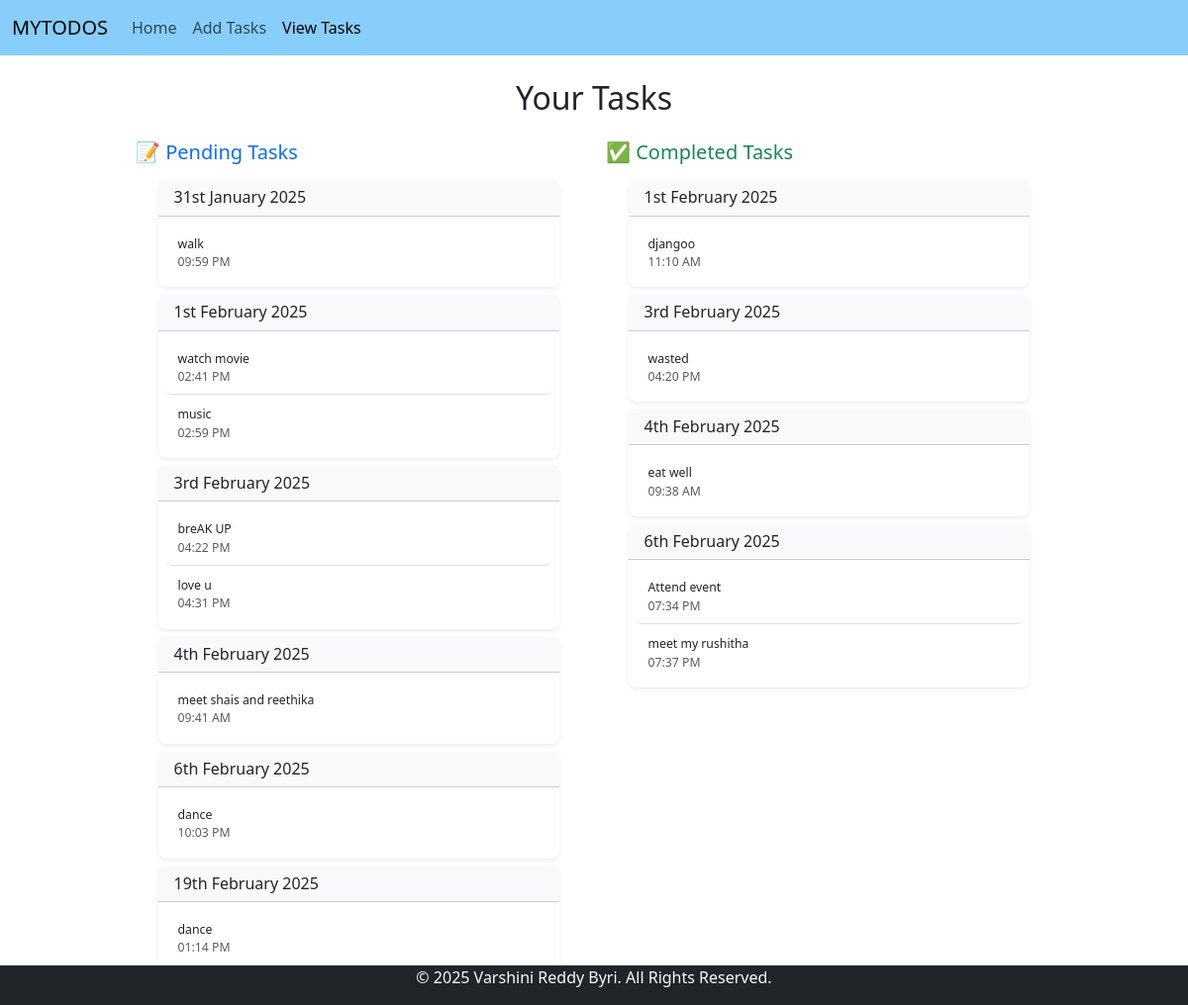
Screenshot of /viewtask/ with the database file from the repository.
### home/models.py (models this page shows, shortened)
class Task(models.Model):
    taskTitle = models.CharField(max_length=50)
    time = models.DateTimeField(auto_now_add=True)
    status = models.CharField(max_length=20, choices=[('pending', 'Pending'), ('completed', 'Completed')], default='pending')

### home/views.py (the view)
# urls.py: path('viewtask/',views.viewtask,name="viewtask"),
def viewtask(request):
    alltasks = Task.objects.all()
    pending_tasks = Task.objects.filter(status='pending').order_by('time')
    completed_tasks = Task.objects.filter(status='completed').order_by('time')
    context = {
        'tasks': alltasks,
        'pending_tasks': pending_tasks,
        'completed_tasks': completed_tasks
    }
    return render(request, 'viewtasks.html', context)

### templates/viewtasks.html (shortened to what this page needs)
{% extends "base.html" %}
{% block viewactive %}active{% endblock viewactive %}
{% block body %}
<div class="container py-4">
    <h2 class="mb-4 text-center">Your Tasks</h2>
    <div class="row justify-content-center">
        <div class="col-md-5">
            <h5 class="mb-3 text-primary">📝 Pending Tasks</h5>
            {% regroup pending_tasks by time|date:"jS F Y" as pending_task_groups %}
            {% for group in pending_task_groups %}
                <div class="card mb-2 shadow-sm task-card">
                    <div class="card-header bg-light">
                        <h6 class="card-title mb-0">{{ group.grouper }}</h6>
                    </div>
                    <div class="card-body p-2">
                        <ul class="list-group list-group-flush">
                            {% for task in group.list %}
                            <li class="list-group-item d-flex justify-content-between align-items-center task-item">
                                <div>
                                    <span class="task-text small">{{ task.taskTitle }}</span>
                                    <small class="text-muted d-block">{{ task.time|date:"h:i A" }}</small>
                                </div>
                            </li>
                            {% endfor %}
                        </ul>
                    </div>
                </div>
            {% endfor %}
        </div>
        <div class="col-md-5">
            <h5 class="mb-3 text-success">✅ Completed Tasks</h5>
            {% regroup completed_tasks by time|date:"jS F Y" as completed_task_groups %}
            {% for group in completed_task_groups %}
                <div class="card mb-2 shadow-sm task-card">
                    <div class="card-header bg-light">
                        <h6 class="card-title mb-0">{{ group.grouper }}</h6>
                    </div>
                    <div class="card-body p-2">
                        <ul class="list-group list-group-flush">
                            {% for task in group.list %}
                            <li class="list-group-item d-flex justify-content-between align-items-center task-item">
                                <div>
                                    <span class="task-text small">{{ task.taskTitle }}</span>
                                    <small class="text-muted d-block">{{ task.time|date:"h:i A" }}</small>
                                </div>
                            </li>
                            {% endfor %}
                        </ul>
                    </div>
                </div>
            {% endfor %}
        </div>
    </div>
</div>
{% endblock body %}

### templates/base.html (shortened to what this page needs)
<!doctype html>
<html lang="en">
  {%load static%}
  <head>
    <link href="https://cdn.jsdelivr.net/npm/bootstrap-icons/font/bootstrap-icons.css" rel="stylesheet">
    <link href="https://cdn.jsdelivr.net/npm/bootstrap@5.3.3/dist/css/bootstrap.min.css" rel="stylesheet">
    <link href="https://cdn.jsdelivr.net/npm/bootstrap-icons/font/bootstrap-icons.css" rel="stylesheet">
    <link href="https://cdn.jsdelivr.net/npm/bootstrap@5.3.0/dist/css/bootstrap.min.css" rel="stylesheet">
    <link href="https://cdnjs.cloudflare.com/ajax/libs/font-awesome/6.0.0-beta3/css/all.min.css" rel="stylesheet">
  </head>
  <body>
    <nav class="navbar navbar-expand-lg" style="background-color: lightskyblue;">
        <div class="container-fluid">
          <a class="navbar-brand" href="#">MYTODOS</a>
          <div class="collapse navbar-collapse" id="navbarNavAltMarkup">
            <div class="navbar-nav">
              <a class="nav-link {%block homeactive%}{%endblock homeactive%}"  href="/">Home</a>
              <a class="nav-link {%block addactive%}{%endblock addactive%}" href="/addtask/">Add Tasks</a>
              <a class="nav-link {%block viewactive%}{%endblock viewactive%}" href="/viewtask/">View Tasks</a>
            </div>
          </div>
        </div>
    </nav>
    {%block body%}
    {%endblock body%}
    <footer class="bg-dark text-center text-light fixed-bottom ">
      <p>&copy; 2025 Varshini Reddy Byri. All Rights Reserved.</p>
    </footer>
  </body>
</html>

### templates/viewtasks.html (style rules this page uses)
.task-card { border: none; border-radius: 8px; transition: transform 0.2s ease-in-out; max-width: 90%; margin: 0 auto; }
.task-item { padding: 8px 12px; font-size: 14px; border-radius: 5px; }
.text-primary { color: #0d6efd !important; }
.text-success { color: #198754 !important; }

### rows the page displays
Task: taskTitle "walk", time "09:59 PM"
Task: taskTitle "watch movie", time "02:41 PM"
Task: taskTitle "music", time "02:59 PM"
Task: taskTitle "breAK UP", time "04:22 PM"
Task: taskTitle "love u", time "04:31 PM"
Task: taskTitle "meet shais and reethika", time "09:41 AM"
Task: taskTitle "dance", time "10:03 PM"
Task: taskTitle "dance", time "01:14 PM"
Task: taskTitle "djangoo", time "11:10 AM"
Task: taskTitle "wasted", time "04:20 PM"
Task: taskTitle "eat well", time "09:38 AM"
Task: taskTitle "Attend event", time "07:34 PM"
Task: taskTitle "meet my rushitha", time "07:37 PM"

### other values shown
{{ group.grouper }} "31st January 2025" "1st February 2025" "3rd February 2025" "4th February 2025" "6th February 2025" "19th February 2025"
{{ group.grouper }} "1st February 2025" "3rd February 2025" "4th February 2025" "6th February 2025"
